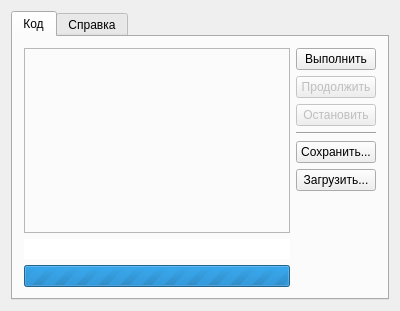
<?xml version="1.0" encoding="UTF-8"?>
<ui version="4.0">
 <class>vib_controlClass</class>
 <widget class="QWidget" name="vib_controlClass">
  <property name="geometry">
   <rect>
    <x>0</x>
    <y>0</y>
    <width>400</width>
    <height>311</height>
   </rect>
  </property>
  <property name="windowTitle">
   <string>vib_control</string>
  </property>
  <layout class="QVBoxLayout">
   <item>
    <widget class="QTabWidget" name="tabWidget">
     <property name="currentIndex">
      <number>0</number>
     </property>
     <widget class="QWidget" name="tab">
      <attribute name="title">
       <string>Код</string>
      </attribute>
      <layout class="QHBoxLayout" name="horizontalLayout">
       <item>
        <layout class="QVBoxLayout" name="verticalLayout_2">
         <item>
          <widget class="NumberedTextView" name="code">
           <property name="sizePolicy">
            <sizepolicy hsizetype="Expanding" vsizetype="Preferred">
             <horstretch>0</horstretch>
             <verstretch>0</verstretch>
            </sizepolicy>
           </property>
           <property name="palette">
            <palette>
             <active/>
             <inactive/>
             <disabled/>
            </palette>
           </property>
           <property name="frameShape">
            <enum>QFrame::StyledPanel</enum>
           </property>
           <property name="frameShadow">
            <enum>QFrame::Raised</enum>
           </property>
          </widget>
         </item>
         <item>
          <widget class="QLineEdit" name="lbStatus">
           <property name="cursor">
            <cursorShape>ArrowCursor</cursorShape>
           </property>
           <property name="frame">
            <bool>false</bool>
           </property>
           <property name="readOnly">
            <bool>true</bool>
           </property>
          </widget>
         </item>
         <item>
          <widget class="QProgressBar" name="progressBar">
           <property name="enabled">
            <bool>true</bool>
           </property>
           <property name="maximum">
            <number>0</number>
           </property>
           <property name="value">
            <number>0</number>
           </property>
           <property name="alignment">
            <set>Qt::AlignCenter</set>
           </property>
           <property name="textVisible">
            <bool>true</bool>
           </property>
           <property name="invertedAppearance">
            <bool>true</bool>
           </property>
           <property name="format">
            <string>%v of %m minutes left</string>
           </property>
          </widget>
         </item>
        </layout>
       </item>
       <item>
        <layout class="QVBoxLayout">
         <item>
          <widget class="QPushButton" name="btRun">
           <property name="text">
            <string>Выполнить</string>
           </property>
          </widget>
         </item>
         <item>
          <widget class="QPushButton" name="btResume">
           <property name="enabled">
            <bool>false</bool>
           </property>
           <property name="text">
            <string>Продолжить</string>
           </property>
          </widget>
         </item>
         <item>
          <widget class="QPushButton" name="btStop">
           <property name="enabled">
            <bool>false</bool>
           </property>
           <property name="text">
            <string>Остановить</string>
           </property>
          </widget>
         </item>
         <item>
          <widget class="Line" name="line_2">
           <property name="orientation">
            <enum>Qt::Horizontal</enum>
           </property>
          </widget>
         </item>
         <item>
          <widget class="QPushButton" name="btSaveCode">
           <property name="text">
            <string>Сохранить...</string>
           </property>
          </widget>
         </item>
         <item>
          <widget class="QPushButton" name="btLoadCode">
           <property name="text">
            <string>Загрузить...</string>
           </property>
          </widget>
         </item>
         <item>
          <spacer>
           <property name="orientation">
            <enum>Qt::Vertical</enum>
           </property>
           <property name="sizeHint" stdset="0">
            <size>
             <width>20</width>
             <height>40</height>
            </size>
           </property>
          </spacer>
         </item>
        </layout>
       </item>
      </layout>
     </widget>
     <widget class="QWidget" name="tab_3">
      <attribute name="title">
       <string>Справка</string>
      </attribute>
      <layout class="QVBoxLayout" name="verticalLayout">
       <item>
        <widget class="QComboBox" name="cbFunction"/>
       </item>
       <item>
        <widget class="QTextBrowser" name="tbHelp">
         <property name="html">
          <string>&lt;!DOCTYPE HTML PUBLIC &quot;-//W3C//DTD HTML 4.0//EN&quot; &quot;http://www.w3.org/TR/REC-html40/strict.dtd&quot;&gt;
&lt;html&gt;&lt;head&gt;&lt;meta name=&quot;qrichtext&quot; content=&quot;1&quot; /&gt;&lt;style type=&quot;text/css&quot;&gt;
p, li { white-space: pre-wrap; }
&lt;/style&gt;&lt;/head&gt;&lt;body style=&quot; font-family:'MS Shell Dlg 2'; font-size:8.25pt; font-weight:400; font-style:normal;&quot;&gt;
&lt;p style=&quot; margin-top:0px; margin-bottom:0px; margin-left:0px; margin-right:0px; -qt-block-indent:0; text-indent:0px;&quot;&gt;&lt;span style=&quot; font-size:8pt; font-weight:600;&quot;&gt;Краткая информация о скриптовом языке&lt;/span&gt;&lt;/p&gt;
&lt;p style=&quot; margin-top:0px; margin-bottom:0px; margin-left:0px; margin-right:0px; -qt-block-indent:0; text-indent:0px;&quot;&gt;&lt;span style=&quot; font-size:8pt;&quot;&gt;Код следует синтаксису ECMAScript. Microsoft JScript и некоторые реализации JavaScript так же слежуют этому стандарту.&lt;/span&gt;&lt;/p&gt;
&lt;p style=&quot; margin-top:0px; margin-bottom:0px; margin-left:0px; margin-right:0px; -qt-block-indent:0; text-indent:0px;&quot;&gt;&lt;span style=&quot; font-size:8pt;&quot;&gt;В целом синтаксис схож с синтаксисом C++. Объявление переменных производится оператором &lt;/span&gt;&lt;span style=&quot; font-size:8pt; font-weight:600;&quot;&gt;var&lt;/span&gt;&lt;span style=&quot; font-size:8pt;&quot;&gt;:&lt;/span&gt;&lt;/p&gt;
&lt;p style=&quot; margin-top:0px; margin-bottom:0px; margin-left:0px; margin-right:0px; -qt-block-indent:0; text-indent:0px;&quot;&gt;&lt;span style=&quot; font-family:'Courier New,courier'; font-size:8pt;&quot;&gt;var i;&lt;/span&gt;&lt;/p&gt;
&lt;p style=&quot; margin-top:0px; margin-bottom:0px; margin-left:0px; margin-right:0px; -qt-block-indent:0; text-indent:0px;&quot;&gt;&lt;span style=&quot; font-size:8pt;&quot;&gt;Циклы строятся по полной аналогии с C++:&lt;/span&gt;&lt;/p&gt;
&lt;p style=&quot; margin-top:0px; margin-bottom:0px; margin-left:0px; margin-right:0px; -qt-block-indent:0; text-indent:0px;&quot;&gt;&lt;span style=&quot; font-family:'Courier New,courier'; font-size:8pt;&quot;&gt;for(var i=0; i&amp;lt;max; i++)&lt;/span&gt;&lt;/p&gt;
&lt;p style=&quot; margin-top:0px; margin-bottom:0px; margin-left:0px; margin-right:0px; -qt-block-indent:0; text-indent:0px;&quot;&gt;&lt;span style=&quot; font-family:'Courier New,courier'; font-size:8pt;&quot;&gt;{&lt;/span&gt;&lt;/p&gt;
&lt;p style=&quot; margin-top:0px; margin-bottom:0px; margin-left:0px; margin-right:0px; -qt-block-indent:0; text-indent:0px;&quot;&gt;&lt;span style=&quot; font-family:'Courier New,courier'; font-size:8pt;&quot;&gt;  //сделать что-то&lt;/span&gt;&lt;/p&gt;
&lt;p style=&quot; margin-top:0px; margin-bottom:0px; margin-left:0px; margin-right:0px; -qt-block-indent:0; text-indent:0px;&quot;&gt;&lt;span style=&quot; font-family:'Courier New,courier'; font-size:8pt;&quot;&gt;}&lt;/span&gt;&lt;/p&gt;
&lt;p style=&quot; margin-top:0px; margin-bottom:0px; margin-left:0px; margin-right:0px; -qt-block-indent:0; text-indent:0px;&quot;&gt;&lt;span style=&quot; font-size:8pt;&quot;&gt;Функции соответственно вызываются, как и в C/C++:&lt;/span&gt;&lt;span style=&quot; font-family:'Courier New,courier'; font-size:8pt;&quot;&gt;&lt;br /&gt;function(arg1,arg2);&lt;/span&gt;&lt;span style=&quot; font-size:8pt;&quot;&gt;&lt;br /&gt;На данный момент ни одна функция не возвращает значений.&lt;/span&gt;&lt;/p&gt;
&lt;p style=&quot;-qt-paragraph-type:empty; margin-top:0px; margin-bottom:0px; margin-left:0px; margin-right:0px; -qt-block-indent:0; text-indent:0px; font-size:8pt;&quot;&gt;&lt;/p&gt;
&lt;p style=&quot; margin-top:0px; margin-bottom:0px; margin-left:0px; margin-right:0px; -qt-block-indent:0; text-indent:0px;&quot;&gt;&lt;span style=&quot; font-size:8pt;&quot;&gt;Далее следует список функций, обеспечиваемых внешними модулями.&lt;/span&gt;&lt;/p&gt;&lt;/body&gt;&lt;/html&gt;</string>
         </property>
        </widget>
       </item>
      </layout>
     </widget>
    </widget>
   </item>
  </layout>
 </widget>
 <layoutdefault spacing="6" margin="11"/>
 <customwidgets>
  <customwidget>
   <class>NumberedTextView</class>
   <extends>QFrame</extends>
   <header>numberedtextview.h</header>
   <container>1</container>
  </customwidget>
 </customwidgets>
 <resources/>
 <connections>
  <connection>
   <sender>vib_controlClass</sender>
   <signal>destroyed()</signal>
   <receiver>btStop</receiver>
   <slot>click()</slot>
   <hints>
    <hint type="sourcelabel">
     <x>256</x>
     <y>5</y>
    </hint>
    <hint type="destinationlabel">
     <x>324</x>
     <y>80</y>
    </hint>
   </hints>
  </connection>
 </connections>
</ui>
